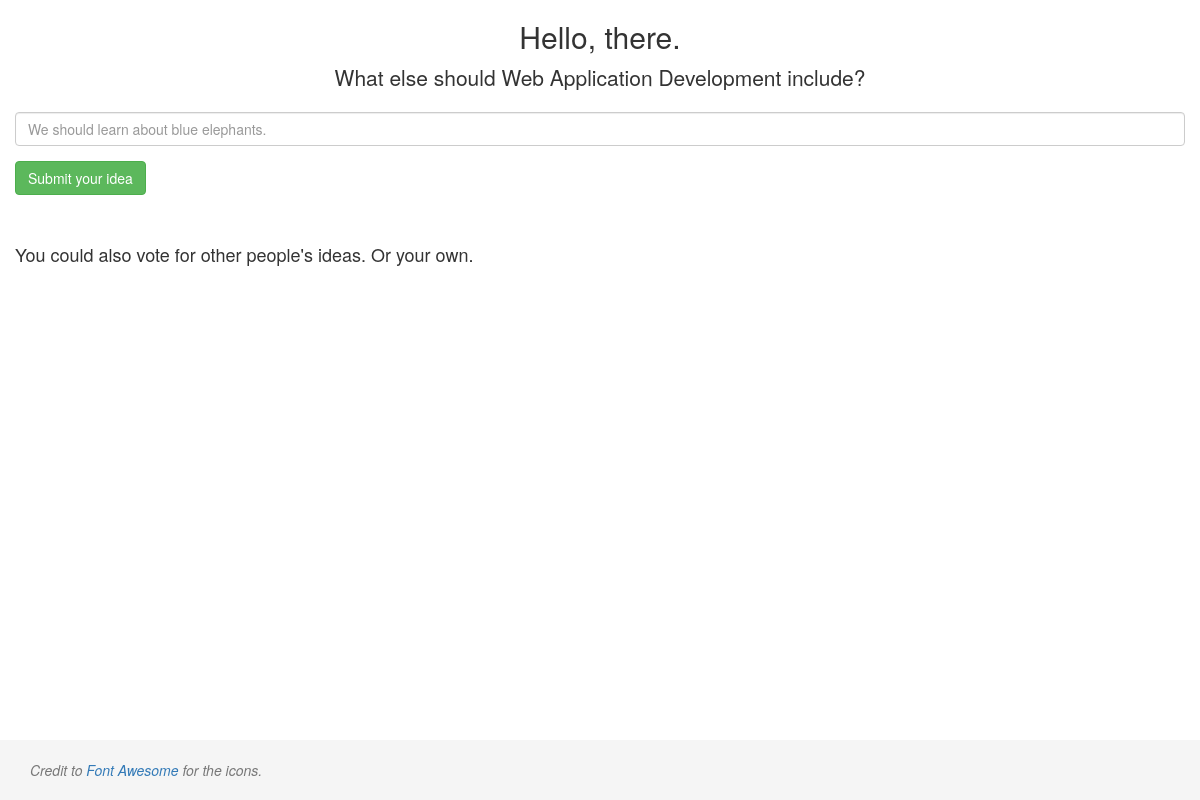
Before: / with the older database file.
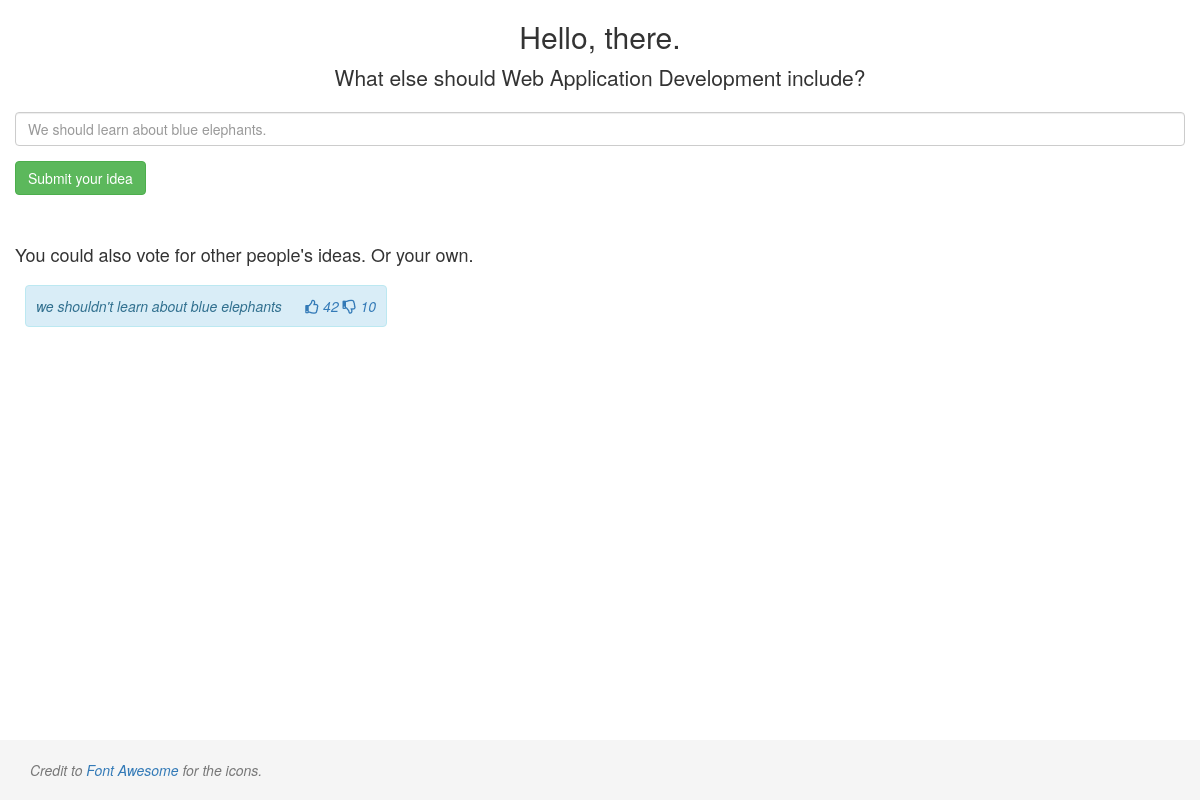
After: the same page with the newer database file.
### app/models.py (models this page shows)
class Idea(db.Model):
    id = db.Column(db.Integer, primary_key=True)
    text = db.Column(db.String(500), index=True, unique=True)
    upvotes = db.Column(db.Integer, default=0)
    downvotes = db.Column(db.Integer, default=0)

### app/views.py (the view)
@app.route('/', methods=['GET', 'POST'])
def index():
	form = IdeaForm()
	if form.validate_on_submit():
		new_idea = models.Idea(text=form.idea.data)
		db.session.add(new_idea)
		db.session.commit()
		flash("Thanks for your bright new idea: " + str(form.idea.data))
	ideas = models.Idea.query.all()
	print("Number of ideas in db:", len(ideas))
	return render_template('index.html', form=form, ideas=ideas)

### app/forms.py
class IdeaForm(FlaskForm):
    idea = TextAreaField('idea', validators=[DataRequired()])

### app/templates/index.html (shortened to what this page needs)
{% extends "bootstrap/base.html" %}
{% block styles %}
	{{super()}}
	<link rel="stylesheet" type="text/css" href="{{ url_for('static', filename='fontawesome-free-5.3.1-web/css/all.css') }}">
	<link rel="stylesheet" type="text/css" href="{{ url_for('static', filename='sticky_footer.css') }}">
{% endblock %}
{% block content %}
<body class="bg-light">
	<div class="container">
		<div class="py-5 text-center">
			<h2>Hello, there.</h2>
			<p class="lead">What else should Web Application Development include?</p>
		</div>
		<div class="row">
			<div class="col">
				<div class="mb-3">
					  <form  action="" method="post" role="form" name="idea">
						<div class="form-group">
							<input type="text" class="form-control" id="idea" name="idea" placeholder="We should learn about blue elephants.">
						</div>
						<button type="submit" class="btn btn-success">Submit your idea</button>
					</form>
	       </div>
	      </div>
	        <br /><br />
	        <h4>You could also vote for other people's ideas. Or your own.</h4><i>
			{% for idea in ideas %}
			<div class="alert alert-info ideas" role="alert">
				{{ idea.text }}&nbsp;&nbsp;&nbsp;&nbsp;&nbsp;
				<a class="vote" id="{{ idea.id }}">
					<i class="far fa-thumbs-up" id="up"></i><span id="sup"> {{ idea.upvotes }}</span></a>
				<a class="vote" id="{{ idea.id }}">
					<i class="far fa-thumbs-down" id="down"></i><span id="sdown"> {{ idea.downvotes }}</span></a>
				<br />
			</div>
			{% endfor %}
		</div>
	</div>
	<footer class="footer">
		<div class="container">
			<span class="text-muted">Credit to <a href="https://fontawesome.com/license">Font Awesome</a> for the icons.</span>
		</div>
	</footer>
</body>
{% endblock %}

### app/static/sticky_footer.css (style rules this page uses)
html { position: relative; min-height: 100%; }
body { margin-bottom: 60px; }
.footer { position: absolute; bottom: 0; width: 100%; height: 60px; line-height: 60px; background-color: #f5f5f5; }
.ideas { padding: 10px; margin: 10px; width: fit-content; float: left; }

Changed rows visible on the page:
added Idea: text "we shouldn't learn about blue elephants", upvotes "42", downvotes "10"
